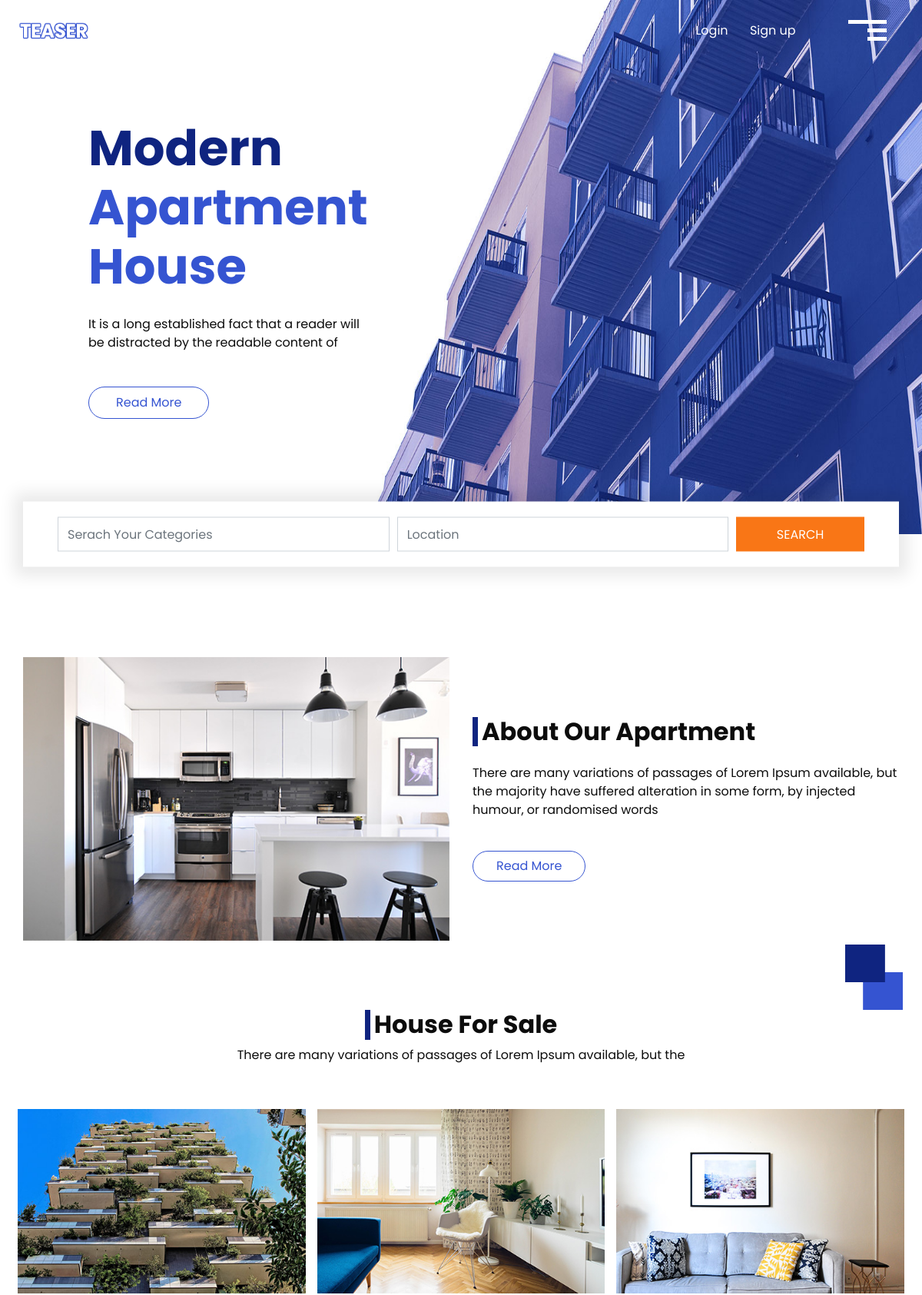
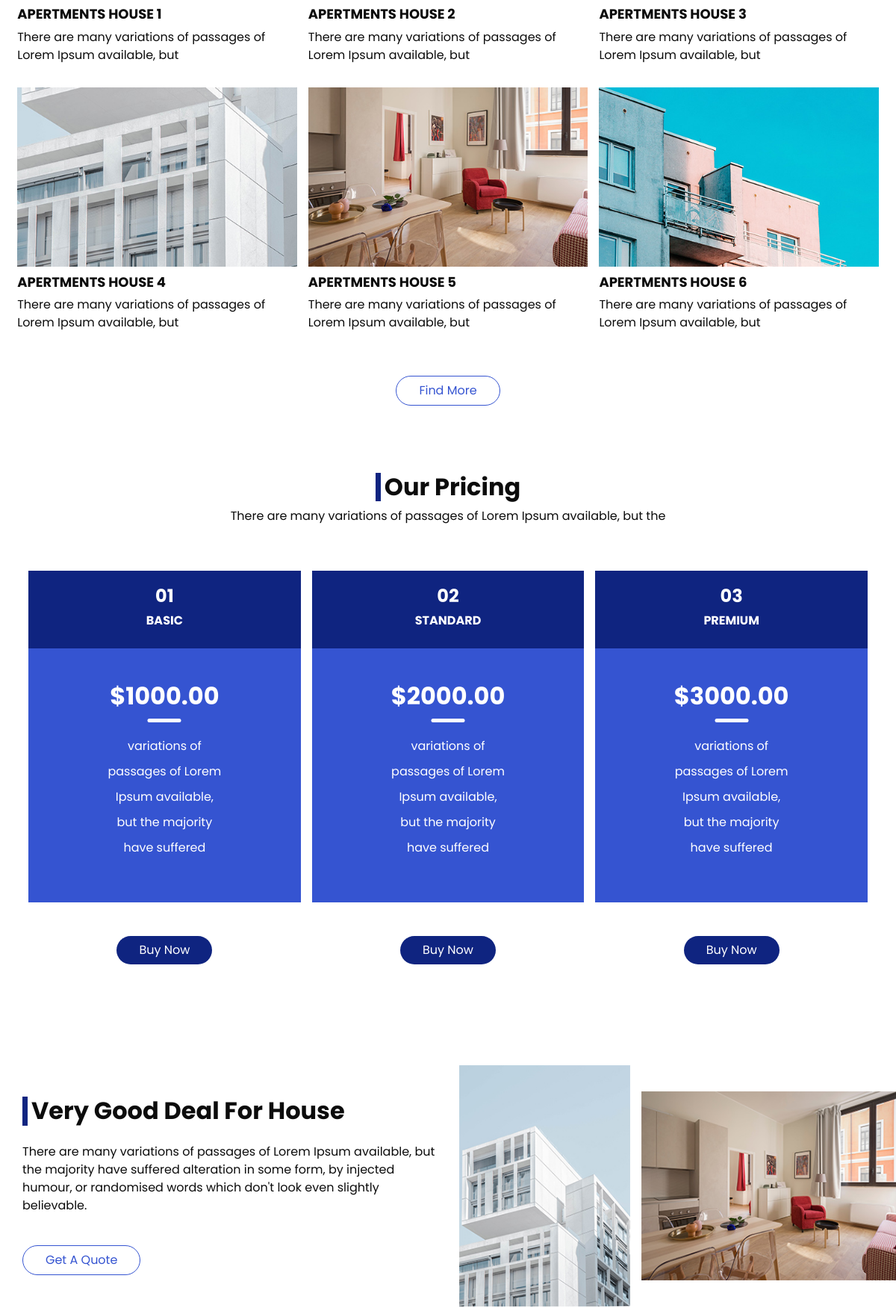
The page / (upper part) on the database its author committed (2 pictures, top to bottom).
### appSale/models.py (models this page shows, shortened)
class housesale(models.Model):
    housesale_ID = models.IntegerField(primary_key = True)
    housesale_title = models.CharField(max_length=30)
    housesale_description= models.CharField(max_length=250)
    housesale_image= models.ImageField(upload_to='house',null=True,blank=True)

class Price(models.Model):
   Price_ID = models.IntegerField(primary_key = True)
   Price_Number = models.CharField(max_length=20)
   Price_Special = models.CharField(max_length=20)
   Price_Money= models.CharField(max_length=50)
   Price_Line1= models.CharField(max_length=50)
   Price_Line2= models.CharField(max_length=50)
   Price_Line3= models.CharField(max_length=50)
   Price_Line4= models.CharField(max_length=50)
   Price_Line5= models.CharField(max_length=50)
   Price_Line6= models.CharField(max_length=50)
   Price_URL = models.URLField(max_length = 200)

### appSale/views.py (the view)
# urls.py: path('', appSaleViews.index, name='index'),
def index(request):
  house=housesale.objects.all()
  price=Price.objects.all()
  return render(request, 'index.html',{'house':house,'price':price})

### appSale/templates/index.html (shortened to what this page needs)
{%load static%}
<!DOCTYPE html>
<html>
<head>
  <link href="https://cdn.jsdelivr.net/npm/bootstrap@5.2.2/dist/css/bootstrap.min.css" rel="stylesheet" />
  <link rel="stylesheet" type="text/css" href="{% static 'css/bootstrap.css'%}" />
  <link href="{% static 'css/style.css'%}" rel="stylesheet" />
  <link href="{% static 'css/responsive.css'%}" rel="stylesheet" />
</head>
<body>
   {% block content %}
  <div class="hero_area">
    <header class="header_section">
      <div class="container-fluid">
        <nav class="navbar navbar-expand-lg custom_nav-container">
          <a class="navbar-brand" href="{% url 'index' %}">
            <img src="{% static 'images/logo.png'%}" alt="" />
          </a>
          <div class="navbar-collapse" id="">
            <ul class="navbar-nav justify-content-between ">
              <div class="User_option">
                <li class="">
                  <a class="mr-4" href="">
                    Login
                  </a>
                  <a class="" href="">
                    Sign up
                  </a>
                </li>
              </div>
            </ul>
            <div class="custom_menu-btn">
              <button onclick="openNav()">
                <span class="s-1">
                </span>
                <span class="s-2">
                </span>
                <span class="s-3">
                </span>
              </button>
            </div>
          </div>
        </nav>
      </div>
    </header>
    <section class="slider_section ">
      <div class="container-fluid">
        <div class="row">
          <div class="col-md-4 offset-md-1">
            <div class="detail-box">
              <h1>
                <span> Modern</span> <br>
                Apartment <br>
                House
              </h1>
              <p>
                It is a long established fact that a reader will be distracted by the readable content of
              </p>
              <div class="btn-box">
                <a href="" class="">
                  Read More
                </a>
              </div>
            </div>
          </div>
        </div>
      </div>
    </section>
  </div>
  <section class="find_section ">
    <div class="container">
      <form action="">
        <div class=" form-row">
          <div class="col-md-5">
            <input type="text" class="form-control" placeholder="Serach Your Categories ">
          </div>
          <div class="col-md-5">
            <input type="text" class="form-control" placeholder="Location ">
          </div>
          <div class="col-md-2">
            <button type="submit" class="">
              search
            </button>
          </div>
        </div>
      </form>
    </div>
  </section>
  <section class="about_section layout_padding-bottom">
    <div class="square-box">
      <img src="{% static 'images/square.png' %}"  alt="">
    </div>
    <div class="container">
      <div class="row">
        <div class="col-md-6">
          <div class="img-box">
            <img src="{% static 'images/about-img.jpg' %}" alt="">
          </div>
        </div>
        <div class="col-md-6">
          <div class="detail-box">
            <div class="heading_container">
              <h2>
                About Our Apartment
              </h2>
            </div>
            <p>
              There are many variations of passages of Lorem Ipsum available, but the majority have suffered alteration
              in
              some form, by injected humour, or randomised words
            </p>
            <a href="">
              Read More
            </a>
          </div>
        </div>
      </div>
    </div>
  </section>
  <section class="sale_section layout_padding-bottom">
    <div class="container-fluid">
      <div class="heading_container">
        <h2>
          House For Sale
        </h2>
        <p>
          There are many variations of passages of Lorem Ipsum available, but the
        </p>
      </div>
      <div class="sale_container">
        {% for h in house %}
        <div class="box">
          <div class="img-box">
            <img src="{{ h.housesale_image.url }}" alt="">
          </div>
          <div class="detail-box">
            <h6>
              {{ h.housesale_title }}
            </h6>
            <p>
              {{ h.housesale_description }}
            </p>
          </div>
        </div>
       {% endfor %}
      </div>
      <div class="btn-box">
        <a href="">
          Find More
        </a>
      </div>
    </div>
  </section>
  <section class="price_section layout_padding-bottom">
    <div class="container">
      <div class="heading_container">
        <h2>
          Our Pricing
        </h2>
        <p>
          There are many variations of passages of Lorem Ipsum available, but the
        </p>
      </div>
      <div class="price_container">
        {% for pr in price %}
        <div class="box">
          <div class="detail-box">
            <div class="heading-box">
              <h4>
                {{ pr.Price_Number }}
              </h4>
              <h6>
                {{ pr.Price_Special }}
              </h6>
            </div>
            <div class="text-box">
              <h2>
                {{ pr.Price_Money }}
              </h2>
              <ul>
                <li>
                  {{ pr.Price_Line1 }}
                </li>
                <li>
                  {{ pr.Price_Line2 }}
                </li>
                <li>
                  {{ pr.Price_Line3 }}
                </li>
                <li>
                  {{ pr.Price_Line4 }}
                </li>
                <li>
                  {{ pr.Price_Line5 }}
                </li>
              </ul>
            </div>
          </div>
          <div class="btn-box">
            <a href="{{ pr.Price_URL }}">
              {{ pr.Price_Line6 }}
            </a>
          </div>
        </div>
        {% endfor %}
      </div>
    </div>
  </section>
  <section class="deal_section layout_padding-bottom">
    <div class="container">
      <div class="row">
        <div class="col-md-6">
          <div class="detail-box">
            <div class="heading_container">
              <h2>
                Very Good Deal For House
              </h2>
            </div>
            <p>
              There are many variations of passages of Lorem Ipsum available, but the majority have suffered alteration
              in
              some form, by injected humour, or randomised words which don't look even slightly believable.
            </p>
            <a href="">
              Get A Quote
            </a>
          </div>
        </div>
        <div class="col-md-6">
          <div class="img-box">
            <div class="box b1">
              <img src="{% static 'images/d-1.jpg' %}" alt="">
            </div>
            <div class="box b1">
              <img src="{% static 'images/d-2.jpg' %}" alt="">
            </div>
          </div>
        </div>
      </div>
    </div>
  </section>
  {% endblock %}
</body>
</html>

### appSale/static/css/responsive.css (style rules this page uses)
@media (min-width: 1200px) { .container { max-width: 1170px; } }

### rows shown on the page
housesale: housesale_image (picture), housesale_title "APERTMENTS HOUSE 1", housesale_description "There are many variations of passages of Lorem Ipsum available, but"
housesale: housesale_image (picture), housesale_title "APERTMENTS HOUSE 2", housesale_description "There are many variations of passages of Lorem Ipsum available, but"
housesale: housesale_image (picture), housesale_title "APERTMENTS HOUSE 3", housesale_description "There are many variations of passages of Lorem Ipsum available, but"
housesale: housesale_image (picture), housesale_title "APERTMENTS HOUSE 4", housesale_description "There are many variations of passages of Lorem Ipsum available, but"
housesale: housesale_image (picture), housesale_title "APERTMENTS HOUSE 5", housesale_description "There are many variations of passages of Lorem Ipsum available, but"
housesale: housesale_image (picture), housesale_title "APERTMENTS HOUSE 6", housesale_description "There are many variations of passages of Lorem Ipsum available, but"
Price: Price_Number "01", Price_Special "BASIC", Price_Money "$1000.00", Price_Line1 "variations of", Price_Line2 "passages of Lorem", Price_Line3 "Ipsum available,", Price_Line4 "but the majority", Price_Line5 "have suffered", Price_Line6 "Buy Now"
Price: Price_Number "02", Price_Special "STANDARD", Price_Money "$2000.00", Price_Line1 "variations of", Price_Line2 "passages of Lorem", Price_Line3 "Ipsum available,", Price_Line4 "but the majority", Price_Line5 "have suffered", Price_Line6 "Buy Now"
Price: Price_Number "03", Price_Special "PREMIUM", Price_Money "$3000.00", Price_Line1 "variations of", Price_Line2 "passages of Lorem", Price_Line3 "Ipsum available,", Price_Line4 "but the majority", Price_Line5 "have suffered", Price_Line6 "Buy Now"
